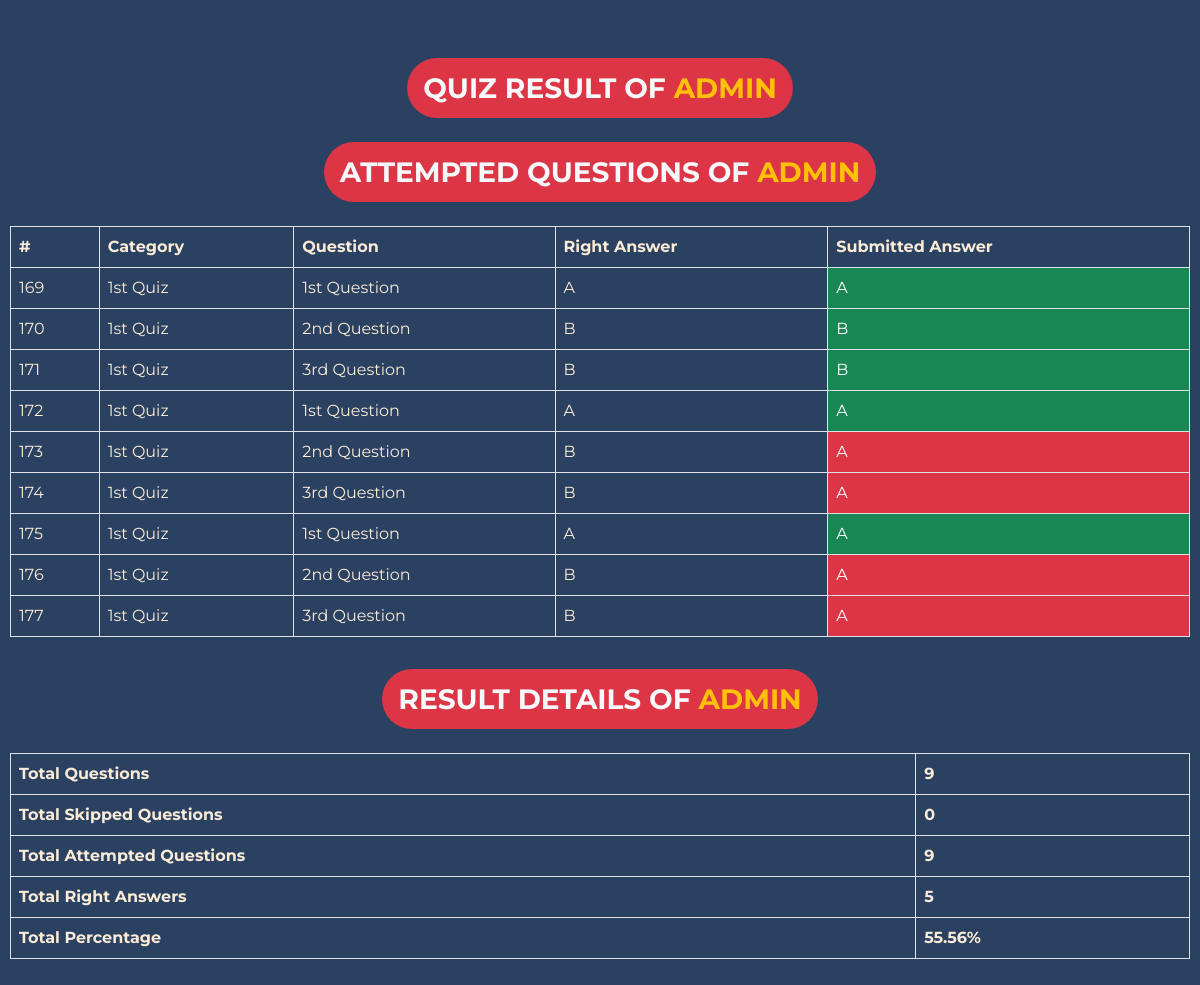
The page /result (signed in) on the database its author committed.
### main/models.py (models this page shows, shortened)
class userSubmittedAnswers(models.Model):
    question = models.ForeignKey(quizQuestions, on_delete=models.CASCADE)
    user = models.ForeignKey(User, on_delete=models.CASCADE)
    right_answer = models.CharField(max_length=200)
    class Meta:
        verbose_name_plural = 'Users Submitted Answers'

class quizQuestions(models.Model):
    category = models.ForeignKey(quizCategory, on_delete=models.CASCADE)
    question = models.TextField()
    option_1 = models.CharField(max_length=200)
    option_2 = models.CharField(max_length=200)
    option_3 = models.CharField(max_length=200)
    option_4 = models.CharField(max_length=200)
    difficulty_level = models.CharField(max_length=100)
    time_limit = models.IntegerField()
    right_option = models.CharField(max_length=100)
    class Meta:
        verbose_name_plural = 'Quiz Questions'
    def __str__(self):
        return self.question

class quizCategory(models.Model):
    title = models.CharField(max_length=100)
    details = models.TextField()
    image = models.ImageField(upload_to='cat_images')
    class Meta:
        verbose_name_plural = 'Quiz Categories'

### main/views.py (the view)
# urls.py: path('result', views.result, name="result"),
@login_required
def result(request):
    result = models.userSubmittedAnswers.objects.filter(user=request.user)
    skipped = models.userSubmittedAnswers.objects.filter(user=request.user, right_answer='Not Submitted').count()
    attempted = models.userSubmittedAnswers.objects.filter(user=request.user).exclude(right_answer='Not Submitted').count()
    rightAns = 0
    percentage = 0
    if result:
        for row in result:
            if row.question.right_option == row.right_answer:
                rightAns +=1
                total = result.count()
                if total > 0:
                    percentage = "{:.2f}%".format(round((rightAns*100) / result.count(), 2))
                else:
                    percentage = "N/A"
    return render(request, 'result.html', {'result':result, 'total_skipped':skipped, 'total_attempted':attempted, 'rightAns':rightAns, 'percentage':percentage})

### main/templates/result.html (shortened to what this page needs)
{% load static %}
<!DOCTYPE html>
<html lang="en">
<head>
    <link rel="stylesheet" type="text/css" href="{% static 'bs5/bootstrap.min.css' %}" />
    <link rel="stylesheet" href="https://cdn.jsdelivr.net/npm/bootstrap@5.2.3/dist/css/bootstrap.min.css">
<body>
<div class="text-center">
    <h4 class="badge rounded-pill p-3 fs-3 mt-5 bg-danger text-uppercase font-weight-bold text-light">
      Quiz Result of <span class="text-warning">{{user.username}}</span>
    </h4>
  </div>
  <div class="text-center">
    <h4 class="badge rounded-pill p-3 fs-3 mt-3 bg-danger text-uppercase font-weight-bold text-light">
        Attempted Questions of <span class="text-warning">{{user.username}}</span>
    </h4>
  </div>
<table class="table table-bordered mt-3">
    <thead>
        <tr>
            <th>#</th>
            <th>Category</th>
            <th>Question</th>
            <th>Right Answer</th>
            <th>Submitted Answer</th>
        </tr>
    </thead>
    <tbody>
        {% for row in result %}
        <tr>
            <td>{{row.id}}</td>
            <td>{{row.question.category.title}}</td>
            <td>{{row.question}}</td>
            <td>{{row.question.right_option}}</td>
            {% if row.question.right_option == row.right_answer %}
            <td class="bg-success text-white">{{row.right_answer}}</td>
            {% else %}
            <td class="bg-danger text-white">{{row.right_answer}}</td>
            {% endif %}
        </tr>
        {% endfor %}
    </tbody>
</table>
<div class="text-center">
    <h4 class="badge rounded-pill p-3 fs-3 mt-3 bg-danger text-uppercase font-weight-bold text-light">
        Result Details of <span class="text-warning">{{user.username}}</span>
    </h4>
  </div>
<table class="table table-bordered mt-3">
    <tr>
        <th>Total Questions</th>
        <th>{{result.count}}</th>
    </tr>
    <tr>
        <th>Total Skipped Questions</th>
        <th>{{total_skipped}}</th>
    </tr>
    <tr>
        <th>Total Attempted Questions</th>
        <th>{{total_attempted}}</th>
    </tr>
    <tr>
        <th>Total Right Answers</th>
        <th>{{rightAns}}</th>
    </tr>
    <tr>
        <th>Total Percentage</th>
        <th>{{percentage}}</th>
    </tr>
</table>
</body>
</html>

### main/templates/result.html (style rules this page uses)
body { padding: 10px; font-family: 'Montserrat', sans-serif; background-color: #2B4162; color: antiquewhite; }
table, tr, th { color: antiquewhite; }

### rows shown on the page
userSubmittedAnswers: id "169", question.category "1st Quiz", question "1st Question", question.right_option "A", right_answer "A"
userSubmittedAnswers: id "170", question.category "1st Quiz", question "2nd Question", question.right_option "B", right_answer "B"
userSubmittedAnswers: id "171", question.category "1st Quiz", question "3rd Question", question.right_option "B", right_answer "B"
userSubmittedAnswers: id "172", question.category "1st Quiz", question "1st Question", question.right_option "A", right_answer "A"
userSubmittedAnswers: id "173", question.category "1st Quiz", question "2nd Question", question.right_option "B", right_answer "A"
userSubmittedAnswers: id "174", question.category "1st Quiz", question "3rd Question", question.right_option "B", right_answer "A"
userSubmittedAnswers: id "175", question.category "1st Quiz", question "1st Question", question.right_option "A", right_answer "A"
userSubmittedAnswers: id "176", question.category "1st Quiz", question "2nd Question", question.right_option "B", right_answer "A"
userSubmittedAnswers: id "177", question.category "1st Quiz", question "3rd Question", question.right_option "B", right_answer "A"

### other values the page prints
{{ user.username }} "ADMIN"
{{ result.count }} "9"
{{ total_skipped }} "0"
{{ total_attempted }} "9"
{{ rightAns }} "5"
{{ percentage }} "55.56%"
